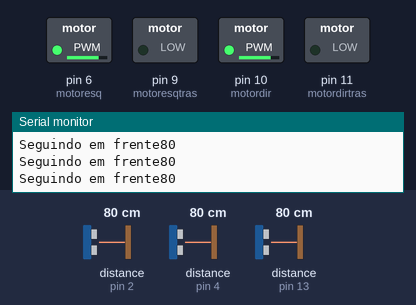
This sketch was run on a simulated Arduino Uno, built with avr-gcc and run on an emulated ATmega328P. Shown: switched loads named in the sketch (green lamp = pin HIGH), the last lines printed to the serial monitor. The inputs (shaded band) are chosen by the test bench; at power-on: distance to the obstacle (sensors on pin 4, pin 2, pin 13) 80 cm. The echo pulse lasts 58.3 µs per cm.

Above: at 1.2 s.
1.3 s: distance to the obstacle (sensor on pin 4) set to 11 cm
4.3 s: distance to the obstacle (sensor on pin 4) set to 8 cm
At 4.7 s:
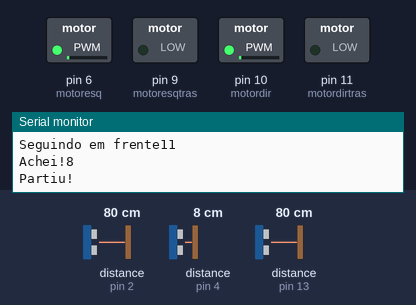
Timing chart, 0 to 7.3 s (numbered marks = the images above; inputs shaded):
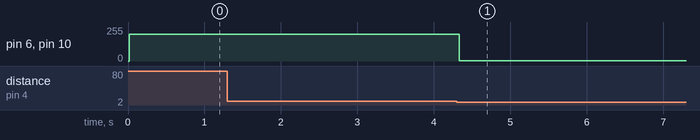

The sketch:

Code_3_Ultrassonics.ino
```cpp
#include <HCSR04.h> // Inclui a biblioteca do sensor HC SR04

#define fault          8   // detecção de falha da ponte H (DRV 8833)
#define sleep          7   // controle sleep
// Controles específicos da ponte H utilizada (DRV 8833)

#define triggerFront   5   // ultrassônico frente
#define echoFront      4
#define triggerLeft    12  // ultrassônico esquerda
#define echoLeft       13
#define triggerRight   3   // ultrassônico direita
#define echoRight      2
#define motordir       10
#define motordirtras   11
#define motoresq       6
#define motoresqtras   9

// Inicializa o sensor usando os pinos TRIGGER and ECHO.
UltraSonicDistanceSensor sensorFront(triggerFront, echoFront);
UltraSonicDistanceSensor sensorLeft(triggerLeft, echoLeft);
UltraSonicDistanceSensor sensorRight(triggerRight, echoRight);

void setup () {

  pinMode(fault, INPUT_PULLUP);
  pinMode(motordir, OUTPUT);
  pinMode(motoresq, OUTPUT);
  pinMode(motoresqtras, OUTPUT);
  pinMode(motordirtras, OUTPUT);
  digitalWrite(sleep, HIGH);

  analogWrite(motordir, 0);
  analogWrite(motoresq, 0);
  analogWrite(motoresqtras, 0);
  analogWrite(motordirtras, 0);

  Serial.begin(9600);  //Inicializa a porta serial do Arduino com 9600 de baud rate
}

bool justiceiroAtivo = false;

void loop () {
  while(true){

    // Controle de início dos valores do ultrassônico
    int distFront = 0;
    int distLeft = 0;
    int distRight = 0;

    int vel = 200;           // Variável de controle da velocidade (0 A 255)
    int distParachoque = 20; // Distância mínima para encontrar algo na frente
    int distLateral = 25;    // Distância mínima para encontrar algo nas lateriais
                             // Os ultrassônicos laterais são posicionados mais internamente no robô

    //Variável recebe o valor da função da biblioteca
    distFront = sensorFront.measureDistanceCm();
    distLeft = sensorLeft.measureDistanceCm();
    distRight = sensorRight.measureDistanceCm();

    // Serial.print("Esquerda: ");
    // Serial.print(distLeft);
    // Serial.print(" | ");
    // Serial.print("Frente: ");
    // Serial.println(distFront);
    // Serial.print(" | ");
    // Serial.print("Direita: ");
    // Serial.println(distRight);
    // delay(600);

    if (!justiceiroAtivo){
      if (distFront > 10){
        Serial.print("Seguindo em frente");
        Serial.println(distFront);
        analogWrite(motoresq, vel);
        analogWrite(motordir, vel);
      }
      if (distFront > 2 && distFront < 10) {
        Serial.print("Achei!");
        Serial.println(distFront);
        analogWrite(motoresq, 1);
        analogWrite(motordir, 1);
        justiceiro(); // Tarefa de loop para seguir o adversário
      }
    }
  }
}


void justiceiro () {
  justiceiroAtivo = true;
  Serial.println("Partiu!");
}
```

Measured:
- the behaviour switches between 10 and 9 cm on distance to the obstacle (sensor on pin 4) (found by bisection; images 0 and 1)
- after the input at 4.3 s, pin 6 (motoresq), pin 10 (motordir): 200/255 → 1/255 at once
